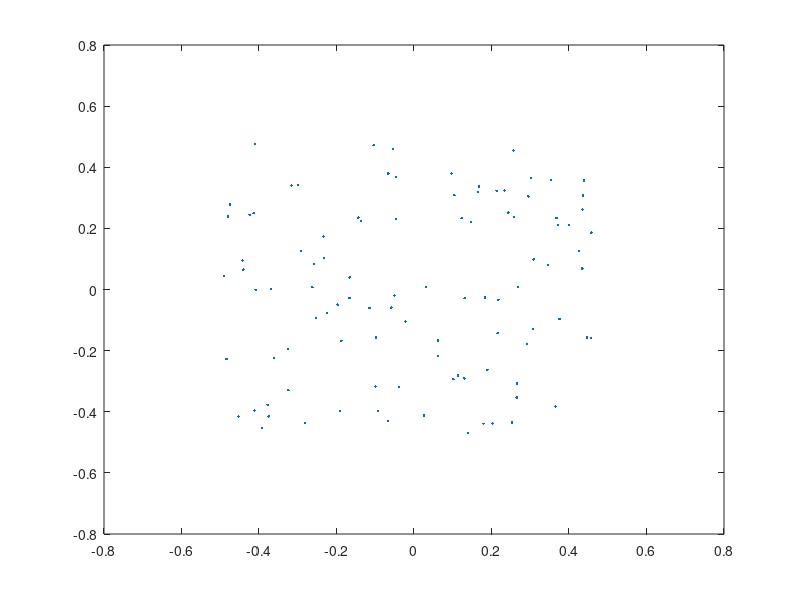

MATLAB code for this plot: (Note: this script raises an error after producing the figure.)
function worked=uebung1a2()
    %{Blatt 1: Aufgabe 2%}
    %{Dimension und Anzahl der Vektoren speichern%}
    nVecs=100;
    nDims=2;

    %{Zufaellige Matrix anlegen%}
    XdataMat=rand(nDims,nVecs);
    %{Datenpunkte plotten%}
    plot(XdataMat(1,:),XdataMat(2,:),'.')
    %{3. Parameter in Aposthrophs gibt kodierung der Verbindungsart an. Sind properties des Plot-Befehls.%}
    
    hold off
    %pause 5.0

    %{Mittelwertsvektor erstellen%}
    MeanVec=mean(XdataMat,2);
    %{gemittelte Matrix anlegen und Werte korrigieren%}
    XdataMeanMat=XdataMat;
    for i=1:nVecs,
        XdataMeanMat(:,i)=XdataMeanMat(:,i)-MeanVec;
    end
    %{Zentrierung um den Nullpunkt verifizieren%}
    mean(XdataMeanMat,2)
    %{Zentriertes DataSet plotten%}
    plot(XdataMeanMat(1,:),XdataMeanMat(2,:),'.')
    
    hold off
    %pause 5.0

    %{Matrix um alpha rotieren, o.B.d.A. hier mal 45 Grad gewaehlt%}
    RotatedMat = rotateMatrix(XdataMeanMat,pi/4,nVecs);
    %{Rotierte Matrix ploten%}
    plot(RotatedMat(1,:),RotatedMat(2,:),'.')
    
    hold on
    %pause 5.0

    %{berechne Varianz in der 1. Dimension aller Datenpunkte. Dimension wird ueber den letzten Parameter spezifiziert, Abschaetzung mit 1/n ueber den 2.%}
    variance=var(RotatedMat');
    
    %pause 5.0
    
    %{Berechne Varianzenvektor fuer alle 360 Rotationswinkel%}
    VarianceVec=zeros(1,360);
    %{maxVar enthaelt in Spalte 1 das aktuelle Varianzmaximum und in Spalte 2 den korrespondierenden Winkel%}
    maxVar=[-1 -1];
    for alpha=1:360,
        RotatedByAlphaMat=rotateMatrix(XdataMeanMat,pi*alpha/180,nVecs);
        VarianceVec(alpha)=var(RotatedByAlphaMat(1,:)');
        if maxVar(1)<VarianceVec(alpha)
            maxVar(1)=VarianceVec(alpha);
            maxVar(2)=alpha;
        end
    end
    
    %{Hilfsvektor fuer Plot anlegen%}
    VvPlotHelpVec=zeros(1,360);
    for alpha=1:360,
        VvPlotHelpVec(alpha)=alpha;
    end
    
    %{Und plotten%}
    plot(VvPlotHelpVec(:),VarianceVec(:),'.')
    
    hold off
    %pause 5.0
    
    %{Nun nochmal das ganze mit verschiedenen groessen des Zufallszahlenpools%}
    hold off
    maxRuns=10;
    maxRVar=zeros(maxRuns,2);
    for runs=1:maxRuns
        nVec=10^runs;
        nDims=2;
        
    	for dimruns=1:10,
		XdataRMat=rand(nDims,nVecs);
	    	MeanRVec=mean(XdataRMat,2);
	    	XdataMeanRMat=XdataRMat;
	    	for i=1:nVecs,
	        	XdataMeanRMat(:,i)=XdataMeanRMat(:,i)-MeanRVec;
	    	end
	    	
		VarianceRVec=zeros(1,360);
	    	maxRVar(runs,:)=[-1 -1];
	    	for alpha=1:360,
	        	RotatedByAlphaRMat=rotateMatrix(XdataMeanRMat,pi*alpha/180,nVecs);
	        	VarianceRVec(alpha)=var(RotatedByAlphaRMat(1,:)');
	        	if maxRVar(runs,1)<VarianceRVec(alpha)
				maxRVar(runs,1)=VarianceRVec(alpha);
				maxRVar(runs,2)=alpha;
	   		end
		end
	    
	    	VvPlotHelpRVec=zeros(1,360);
	    	for alpha=1:360,
	        	VvPlotHelpRVec(alpha)=alpha;
	    	end
	    
	    	scatter(VvPlotHelpRVec(:),VarianceRVec(:))
		hold on   
		pause(0.1) 
		
	    end
	hold off
    	pause(1.5)
end
    
    worked = true;
end
